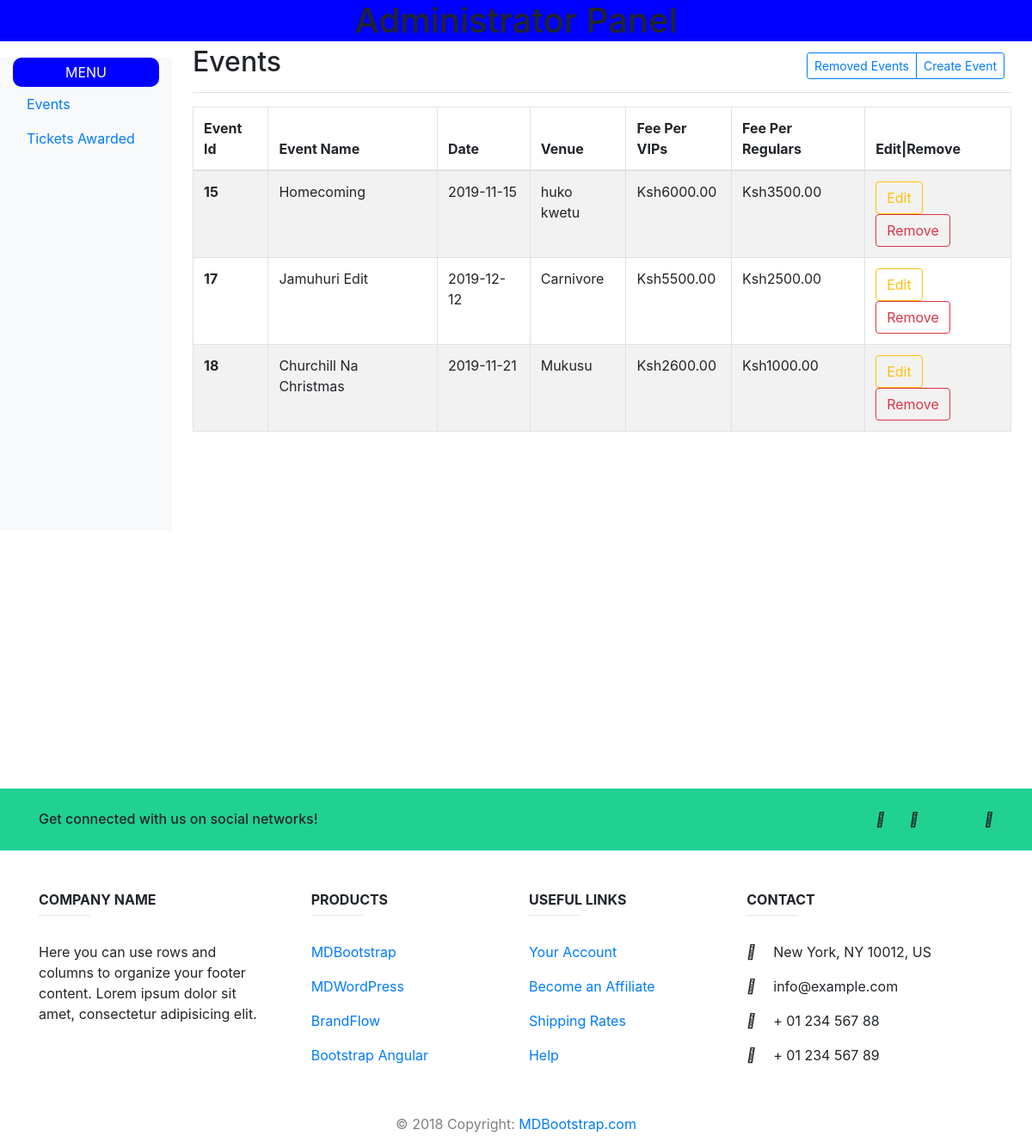
The page /admin/events.php on the database its author committed.
### tables this page shows
CREATE TABLE `events` (
  `e_id` int(13) NOT NULL,
  `e_name` varchar(244) NOT NULL,
  `e_date` date NOT NULL,
  `e_mc` varchar(233) NOT NULL,
  `e_venue` varchar(233) NOT NULL,
  `capacity` int(11) NOT NULL,
  `vip` decimal(10,2) NOT NULL,
  `regular` decimal(10,2) NOT NULL,
  `del` int(11) NOT NULL DEFAULT 0
);

### admin/events.php (the view, shortened to what this page needs)
<?php
include 'incl/header.php';
    ?>
<body>
<h1 style="background-color: blue; text-align: center;" class="fixed-top">Administrator Panel</h1><hr>
<div class="container-fluid" style="margin-top: 20px;">
  <div class="row">
    <?php include 'incl/sidebar.php'; ?>
    <main role="main" class="col-md-9 ml-sm-auto col-lg-10 px-4">
      <div class="d-flex justify-content-between flex-wrap flex-md-nowrap align-items-center pt-3 pb-2 mb-3 border-bottom">
        <h1 class="h2">Events</h1>
        <div class="btn-toolbar mb-2 mb-md-0">
          <div class="btn-group mr-2">
            <a href="eremoved.php" class="btn btn-sm btn-outline-primary">Removed Events</a>
            <a href="createevent.php" class="btn btn-sm btn-outline-primary">Create Event</a>
          </div>
        </div>
      </div>
      <?php
      $event = $conn->query(" SElECT * FROM events where del = '0'");
       ?>
      <table class="table table-bordered table-striped">
      <thead>
        <tr>
          <th scope="col">Event Id</th>
          <th scope="col">Event Name</th>
          <th scope="col">Date</th>
          <th scope="col">Venue</th>
          <th scope="col">Fee Per VIPs</th>
          <th scope="col">Fee Per Regulars</th>
          <th>Edit|Remove</th>
        </tr>
      </thead>
      <tbody>
        <?php while ($result=mysqli_fetch_assoc($event)): ?>
        <tr>
          <th scope="row"><?=$result['e_id'] ?></th>
          <td><?=$result['e_name'] ?></td>
          <td><?=$result['e_date'] ?></td>
          <td><?=$result['e_venue'] ?></td>
          <td>Ksh<?=$result['vip'] ?></td>
          <td>Ksh<?=$result['regular'] ?></td>
          <td>
            <a class="btn btn-outline-warning" href="edit_event.php?edit=<?=$result['e_id']?>" class="btn btn-primary">Edit</a>
            <a class="btn btn-outline-danger" href="events.php?remove=<?=$result['e_id'] ?>">Remove</a>
          </td>
        </tr>
      <?php endwhile; ?>
      </tbody>
    </table>
    </main>
  </div>
</div>
<?php
include 'incl/footer.php';
 ?>

### admin/incl/header.php (shortened to what this page needs)
<!doctype html>
<html lang="en">
  <head>
    <link rel="stylesheet" href="https://stackpath.bootstrapcdn.com/bootstrap/4.3.1/css/bootstrap.min.css">
    <link rel="stylesheet" type="text/css" href="https://stackpath.bootstrapcdn.com/font-awesome/4.7.0/css/font-awesome.min.css">
  </head>

### admin/incl/sidebar.php (shortened to what this page needs)
<nav class="col-md-2 d-none d-md-block bg-light sidebar " style="margin-top: 30px; height: 550px;">
      <div class="sidebar-sticky">
        <ul class="nav flex-column" >
          <li class="nav-item">
            <a class="nav-link active" href="index.php" style="padding: 5px; background-color: blue; border-radius: 10px;color: white; text-align: center;">
              MENU <span class="sr-only">(current)</span>
            </a>
          </li>
          <li class="nav-item">
            <a class="nav-link" href="events.php">
              Events
            </a>
          </li>
          <li class="nav-item">
            <a class="nav-link" href="attendees.php">
              Tickets Awarded
            </a>
          </li>
        </ul>
      </div>
    </nav>

### admin/incl/footer.php (shortened to what this page needs)
	<footer class="page-footer font-small blue-grey lighten-5" style="margin-top: 300px;">
	  <div style="background-color: #21d192;">
	    <div class="container">
	      <div class="row py-4 d-flex align-items-center">
	        <div class="col-md-6 col-lg-5 text-center text-md-left mb-4 mb-md-0">
	          <h6 class="mb-0">Get connected with us on social networks!</h6>
	        </div>
	        <div class="col-md-6 col-lg-7 text-center text-md-right">
	          <a class="fb-ic">
	            <i class="fab fa-facebook-f white-text mr-4"> </i>
	          </a>
	          <a class="tw-ic">
	            <i class="fab fa-twitter white-text mr-4"> </i>
	          </a>
	          <a class="gplus-ic">
	          </a>
	          <a class="li-ic">
	          </a>
	          <a class="ins-ic">
	            <i class="fab fa-instagram white-text"> </i>
	          </a>
	        </div>
	      </div>
	    </div>
	  </div>
	  <div class="container text-center text-md-left mt-5">
	    <div class="row mt-3 dark-grey-text">
	      <div class="col-md-3 col-lg-4 col-xl-3 mb-4">
	        <h6 class="text-uppercase font-weight-bold">Company name</h6>
	        <hr class="teal accent-3 mb-4 mt-0 d-inline-block mx-auto" style="width: 60px;">
	        <p>Here you can use rows and columns to organize your footer content. Lorem ipsum dolor sit amet,
	          consectetur
	          adipisicing elit.</p>
	      </div>
	      <div class="col-md-2 col-lg-2 col-xl-2 mx-auto mb-4">
	        <h6 class="text-uppercase font-weight-bold">Products</h6>
	        <hr class="teal accent-3 mb-4 mt-0 d-inline-block mx-auto" style="width: 60px;">
	        <p>
	          <a class="dark-grey-text" href="#!">MDBootstrap</a>
	        </p>
	        <p>
	          <a class="dark-grey-text" href="#!">MDWordPress</a>
	        </p>
	        <p>
	          <a class="dark-grey-text" href="#!">BrandFlow</a>
	        </p>
	        <p>
	          <a class="dark-grey-text" href="#!">Bootstrap Angular</a>
	        </p>
	      </div>
	      <div class="col-md-3 col-lg-2 col-xl-2 mx-auto mb-4">
	        <h6 class="text-uppercase font-weight-bold">Useful links</h6>
	        <hr class="teal accent-3 mb-4 mt-0 d-inline-block mx-auto" style="width: 60px;">
	        <p>
	          <a class="dark-grey-text" href="#!">Your Account</a>
	        </p>
	        <p>
	          <a class="dark-grey-text" href="#!">Become an Affiliate</a>
	        </p>
	        <p>
	          <a class="dark-grey-text" href="#!">Shipping Rates</a>
	        </p>
	        <p>
	          <a class="dark-grey-text" href="#!">Help</a>
	        </p>
	      </div>
	      <div class="col-md-4 col-lg-3 col-xl-3 mx-auto mb-md-0 mb-4">
	        <h6 class="text-uppercase font-weight-bold">Contact</h6>
	        <hr class="teal accent-3 mb-4 mt-0 d-inline-block mx-auto" style="width: 60px;">
	        <p>
	          <i class="fas fa-home mr-3"></i> New York, NY 10012, US</p>
	        <p>
	          <i class="fas fa-envelope mr-3"></i> info@example.com</p>
	        <p>
	          <i class="fas fa-phone mr-3"></i> + 01 234 567 88</p>
	        <p>
	          <i class="fas fa-print mr-3"></i> + 01 234 567 89</p>
	      </div>
	    </div>
	  </div>
	  <div class="footer-copyright text-center text-black-50 py-3">© 2018 Copyright:
	    <a class="dark-grey-text" href="https://mdbootstrap.com/education/bootstrap/"> MDBootstrap.com</a>
	  </div>
	</footer>
  </body>
</html>

### rows shown on the page
events: e_id "15", e_name "Homecoming", e_date "2019-11-15", e_venue "huko kwetu", vip "6000.00", regular "3500.00"
events: e_id "17", e_name "Jamuhuri Edit", e_date "2019-12-12", e_venue "Carnivore", vip "5500.00", regular "2500.00"
events: e_id "18", e_name "Churchill Na Christmas", e_date "2019-11-21", e_venue "Mukusu", vip "2600.00", regular "1000.00"
